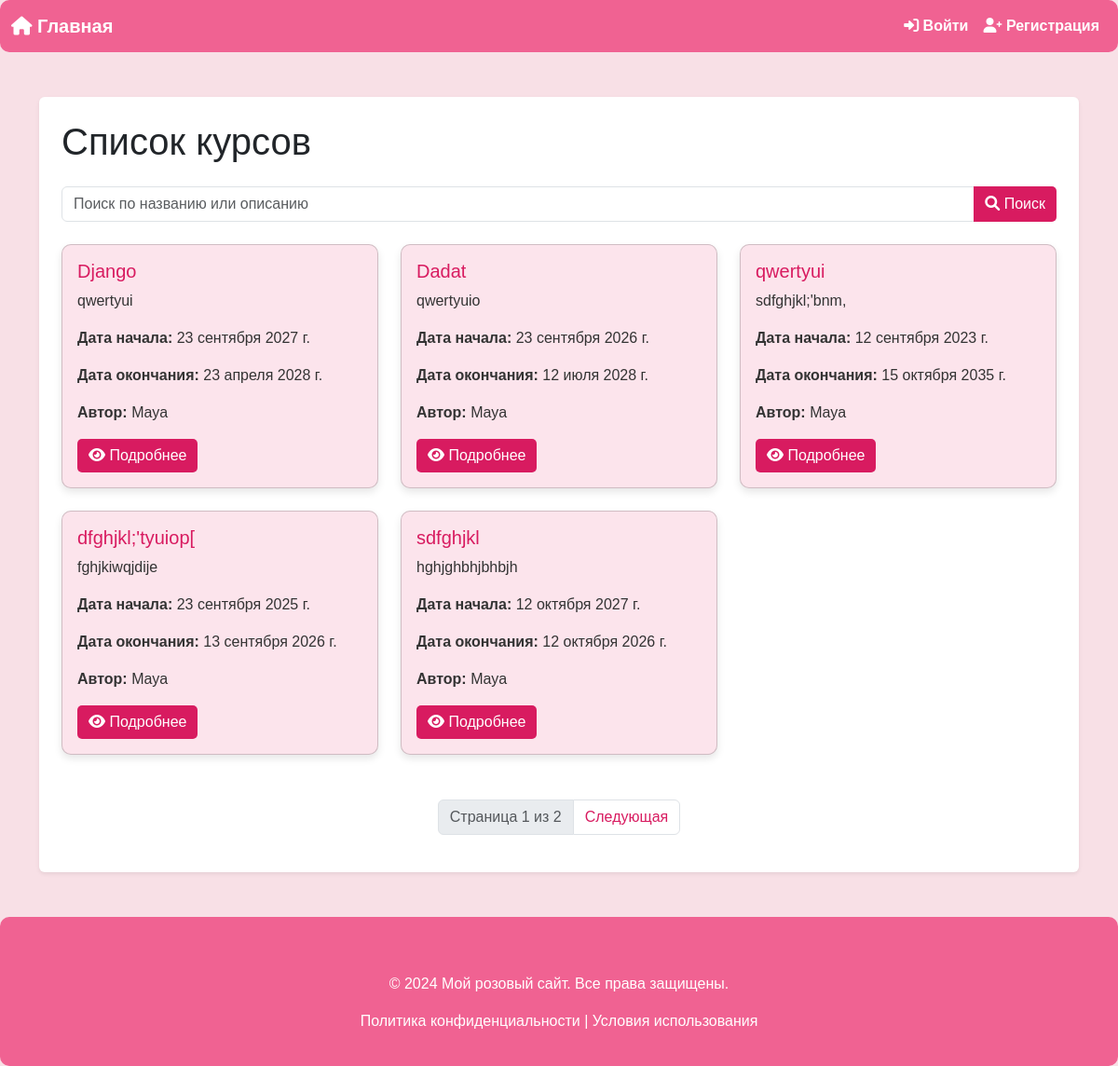
Page /courses/ on the committed database.
### courses/models.py (models this page shows, shortened)
class Course(BaseModel):
    title = models.CharField(max_length=255, verbose_name="Название курса")
    description = models.TextField(verbose_name="Описание курса")
    start_date = models.DateField(verbose_name="Дата начала курса")
    end_date = models.DateField(verbose_name="Дата окончания курса")
    logo = models.ImageField(upload_to='course_logos/', null=True, blank=True, verbose_name="Логотип курса")
    created_by = models.ForeignKey(User, on_delete=models.CASCADE, related_name="courses", verbose_name="Автор курса")
    class Meta:
        verbose_name = "Курс"
        verbose_name_plural = "Курсы"

### courses/views.py (the view)
# urls.py: path('', CourseListView.as_view(), name="list"),
class CourseListView(ListView):
    model = Course
    template_name = "courses/course_list.html"
    context_object_name = "courses"
    paginate_by = 5
    def get_queryset(self):
        query = self.request.GET.get("q")
        queryset = Course.objects.all()
        if query:
            queryset = queryset.filter(Q(title__icontains=query) | Q(description__icontains=query))
        return queryset

### templates/courses/course_list.html (shortened to what this page needs)
{% extends "base.html" %}
{% block content %}
<h1 class="mb-4">Список курсов</h1>
<form method="get" class="mb-4">
    <div class="input-group">
        <input type="text" name="q" class="form-control" placeholder="Поиск по названию или описанию" value="{{ request.GET.q }}">
        <button type="submit" class="btn btn-primary"><i class="fas fa-search"></i> Поиск</button>
    </div>
</form>
<div class="row">
    {% for course in courses %}
        <div class="col-md-6 col-lg-4 mb-4">
            <div class="card h-100">
                <div class="card-body">
                    <h5 class="card-title">{{ course.title }}</h5>
                    <p class="card-text">{{ course.description|truncatewords:20 }}</p>
                    <p><strong>Дата начала:</strong> {{ course.start_date }}</p>
                    <p><strong>Дата окончания:</strong> {{ course.end_date }}</p>
                    <p><strong>Автор:</strong> {{ course.created_by.username }}</p>
                    <div class="mt-3">
                        <a href="{% url 'courses:detail' course.pk %}" class="btn btn-primary"><i class="fas fa-eye"></i> Подробнее</a>
                    </div>
                </div>
            </div>
        </div>
    {% empty %}
        <div class="col-12">
            <p class="text-center">Нет доступных курсов.</p>
        </div>
    {% endfor %}
</div>
{% if is_paginated %}
    <nav aria-label="Page navigation" class="mt-4">
        <ul class="pagination justify-content-center">
            <li class="page-item disabled">
                <span class="page-link">Страница {{ page_obj.number }} из {{ page_obj.paginator.num_pages }}</span>
            </li>
            {% if page_obj.has_next %}
                <li class="page-item">
                    <a class="page-link" href="?page={{ page_obj.next_page_number }}&q={{ request.GET.q }}">Следующая</a>
                </li>
            {% endif %}
        </ul>
    </nav>
{% endif %}
{% endblock %}

### templates/base.html (style rules this page uses)
body { background-color: #f8e0e6; font-family: 'Arial', sans-serif; }
.card { background-color: #fce4ec; border-radius: 10px; box-shadow: 0 4px 8px rgba(0, 0, 0, 0.1); transition: transform 0.3s ease-in-out; }
.card-body { color: #333; }
.card-title { color: #d81b60; }
.btn-primary { background-color: #d81b60; border: none; border-radius: 5px; transition: background-color 0.3s ease; }
.pagination a { color: #d81b60; transition: color 0.3s ease; }

### rows in the picture
Course: title "Django", description "qwertyui", start_date "23 сентября 2027 г.", end_date "23 апреля 2028 г.", created_by.username "Maya"
Course: title "Dadat", description "qwertyuio", start_date "23 сентября 2026 г.", end_date "12 июля 2028 г.", created_by.username "Maya"
Course: title "qwertyui", description "sdfghjkl;'bnm,", start_date "12 сентября 2023 г.", end_date "15 октября 2035 г.", created_by.username "Maya"
Course: title "dfghjkl;'tyuiop[", description "fghjkiwqjdije", start_date "23 сентября 2025 г.", end_date "13 сентября 2026 г.", created_by.username "Maya"
Course: title "sdfghjkl", description "hghjghbhjbhbjh", start_date "12 октября 2027 г.", end_date "12 октября 2026 г.", created_by.username "Maya"

### other values in the picture
{{ page_obj.number }} "1"
{{ page_obj.paginator.num_pages }} "2"
